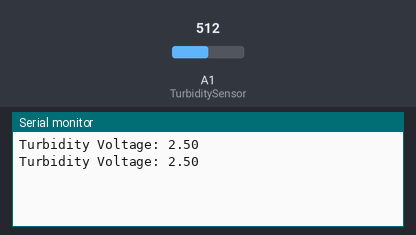
A sketch run on a simulated Arduino Uno, built with avr-gcc and run on an emulated ATmega328P. Parts: the last lines printed to the serial monitor. Inputs (shaded band) come from the test bench; at power-on: A1 (TurbiditySensor) = 512.

Above: at 2.8 s.
2.9 s: A1 (TurbiditySensor) set to 716
At 4.5 s:
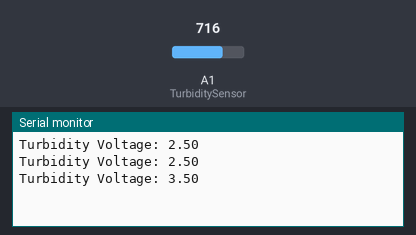
5.6 s: A1 (TurbiditySensor) set to 900
At 7.2 s:
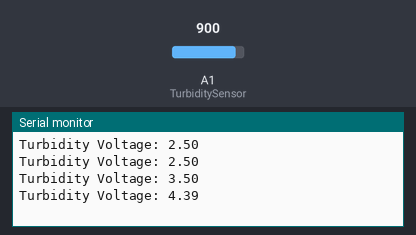
Timing chart, 0 to 8.7 s (numbered marks = the images above; inputs shaded):
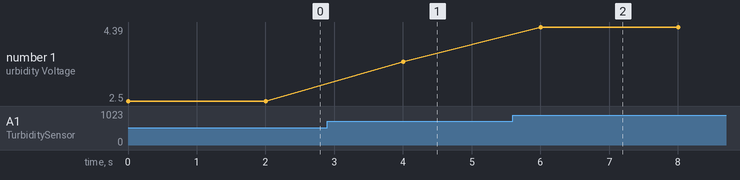

Measured:
- after the input at 2.9 s, the serial monitor: prints a new line after 1.1 s (image 1)
- after the input at 5.6 s, the serial monitor: prints a new line after 0.40 s (image 2)
- plotted number 1: 2.5 → 3.5 after the input at 2.9 s, 3.5 → 4.39 after the input at 5.6 s

The sketch:

turbidity_sensor.ino
```cpp
#define TurbiditySensor A1

void setup() {
  Serial.begin(9600);
}

void loop() {
  int sensorValue = analogRead(TurbiditySensor);
  float voltage = sensorValue * (5.0 / 1024.0);
  Serial.print("Turbidity Voltage: ");
  Serial.println(voltage);
  delay(2000);
}
```
